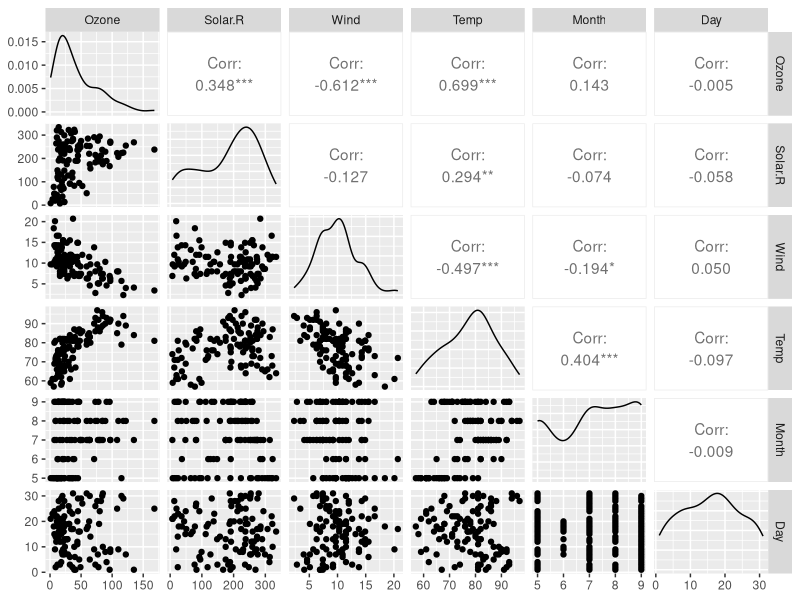
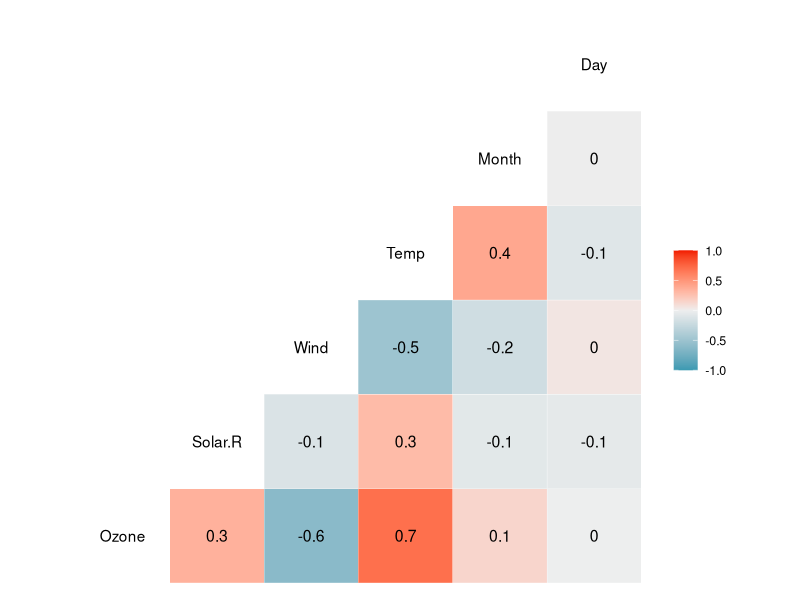
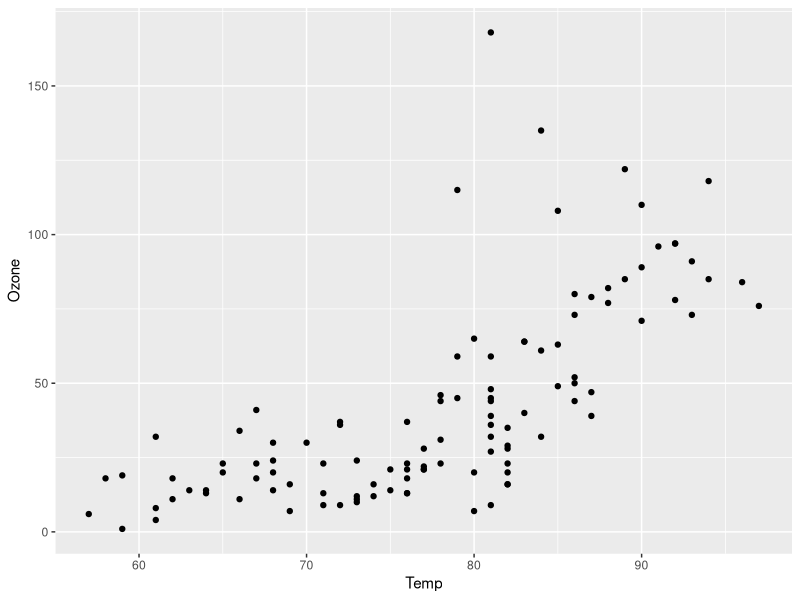
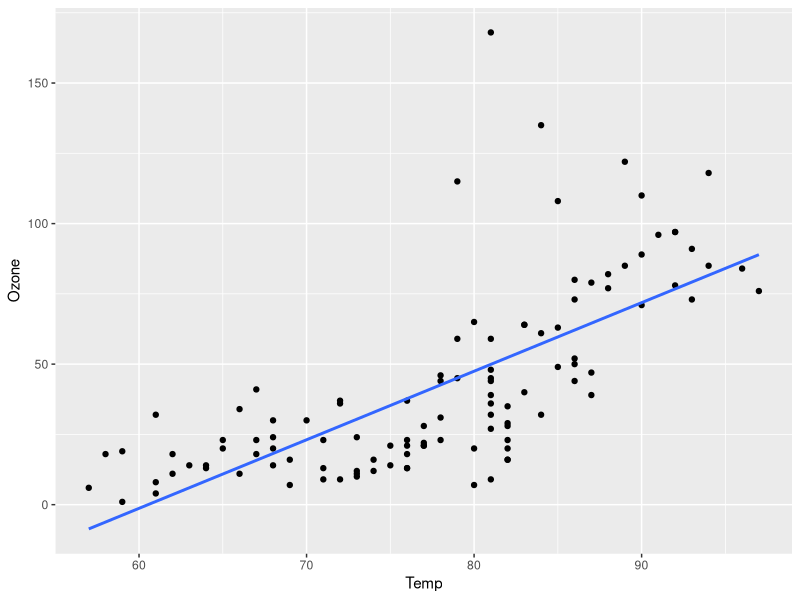
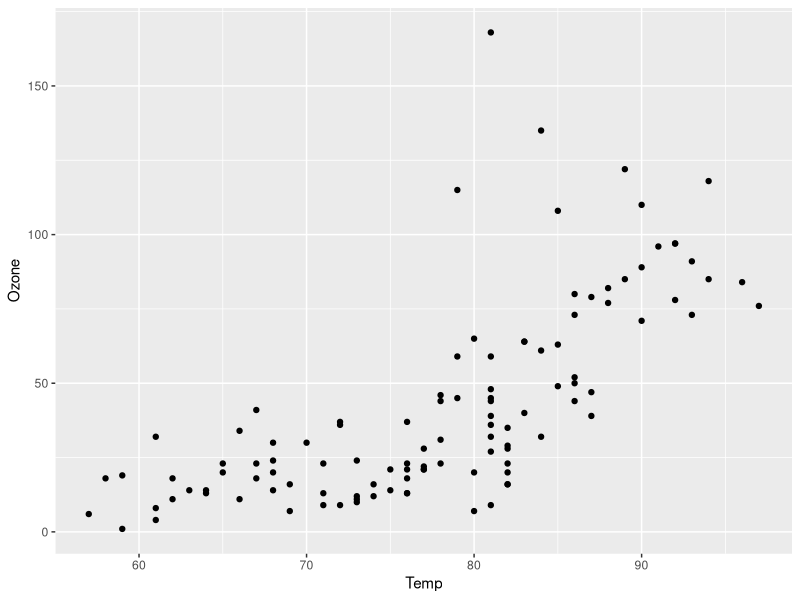
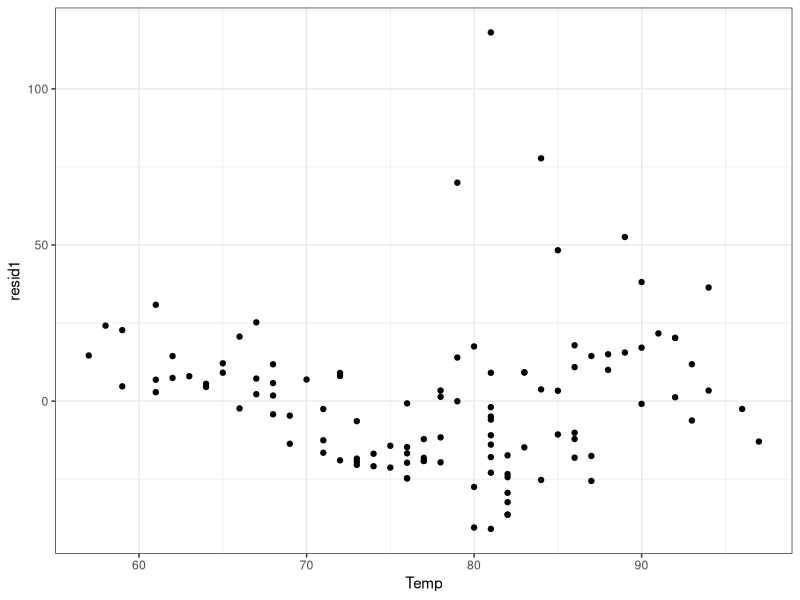
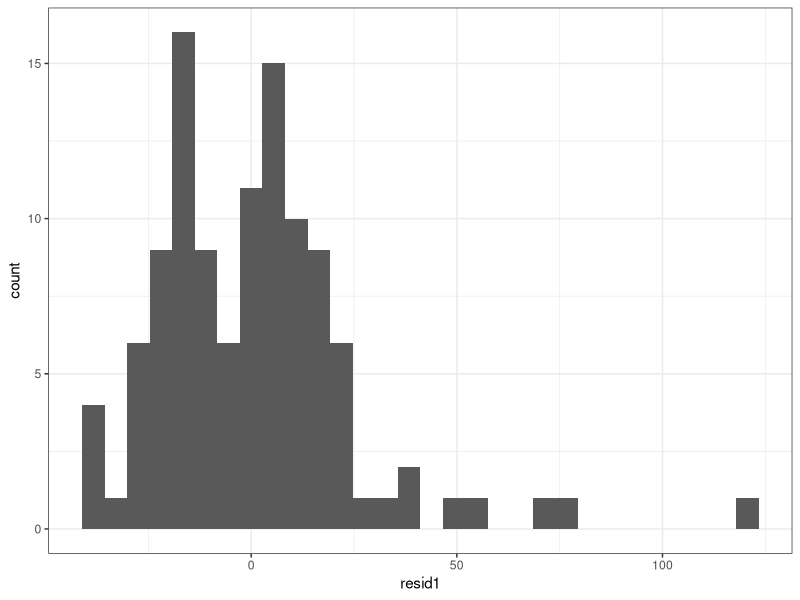

These charts were generated, in order, by the following R code: (Note: this script raises an error after producing the figures.)
## ---- chunk 1
library(tidyverse)
library(GGally)
library(car)
library(lmtest)
## ---- chunk 2
air = airquality 
## ---- chunk 3
air2=air%>%drop_na()
## ---- chunk 4
ggpairs(air2)
ggcorr(air2,label=TRUE)
## ---- chunk 5
ggplot(air2, aes(x=Temp,y=Ozone))+
  geom_point()
## ---- chunk 6
#Part A:
model1 = lm (Ozone ~ Temp, air2)
summary(model1)
#Part B:
confint(model1)
## ---- chunk 7
ggplot(air2, aes(x=Temp,y=Ozone))+
  geom_point()+
  geom_smooth(method="lm",se=FALSE)
## ---- chunk 8
testdata = data.frame("Temp" = c(80))
predict(model1, newdata = testdata, interval = "predict")
## ---- chunk 9
#assumption1: 
ggplot(air2, aes(x=Temp,y=Ozone))+
  geom_point()
#assumption2: 
dwtest(model1)
#assumption3: 
air2 = air2 %>% mutate(resid1 = model1$residuals) 
ggplot(air2,aes(x=Temp,y=resid1)) + geom_point() + theme_bw()
#assumption 4: 
ggplot(air2,aes(x=resid1)) + geom_histogram() + theme_bw()
qqPlot(model1)
